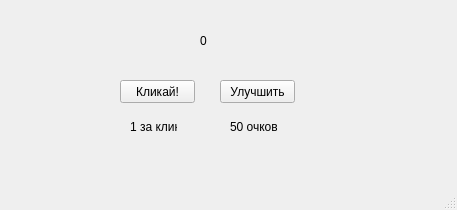
<?xml version="1.0" encoding="UTF-8"?>
<ui version="4.0">
 <class>MainWindow</class>
 <widget class="QMainWindow" name="MainWindow">
  <property name="geometry">
   <rect>
    <x>0</x>
    <y>0</y>
    <width>457</width>
    <height>210</height>
   </rect>
  </property>
  <property name="windowTitle">
   <string>MainWindow</string>
  </property>
  <widget class="QWidget" name="centralwidget">
   <widget class="QLabel" name="label">
    <property name="geometry">
     <rect>
      <x>200</x>
      <y>20</y>
      <width>61</width>
      <height>41</height>
     </rect>
    </property>
    <property name="text">
     <string>0</string>
    </property>
   </widget>
   <widget class="QPushButton" name="ClickBtn">
    <property name="geometry">
     <rect>
      <x>120</x>
      <y>80</y>
      <width>75</width>
      <height>23</height>
     </rect>
    </property>
    <property name="text">
     <string>Кликай!</string>
    </property>
   </widget>
   <widget class="QPushButton" name="BuyBtn">
    <property name="geometry">
     <rect>
      <x>220</x>
      <y>80</y>
      <width>75</width>
      <height>23</height>
     </rect>
    </property>
    <property name="text">
     <string>Улучшить</string>
    </property>
   </widget>
   <widget class="QLabel" name="label_2">
    <property name="geometry">
     <rect>
      <x>230</x>
      <y>120</y>
      <width>47</width>
      <height>13</height>
     </rect>
    </property>
    <property name="text">
     <string>50 очков</string>
    </property>
   </widget>
   <widget class="QLabel" name="label_3">
    <property name="geometry">
     <rect>
      <x>130</x>
      <y>120</y>
      <width>47</width>
      <height>13</height>
     </rect>
    </property>
    <property name="text">
     <string>1 за клик</string>
    </property>
   </widget>
  </widget>
  <widget class="QMenuBar" name="menubar">
   <property name="geometry">
    <rect>
     <x>0</x>
     <y>0</y>
     <width>457</width>
     <height>21</height>
    </rect>
   </property>
  </widget>
  <widget class="QStatusBar" name="statusbar">
   <property name="mouseTracking">
    <bool>false</bool>
   </property>
   <property name="toolTipDuration">
    <number>-2</number>
   </property>
   <property name="layoutDirection">
    <enum>Qt::LeftToRight</enum>
   </property>
  </widget>
 </widget>
 <resources/>
 <connections/>
</ui>
